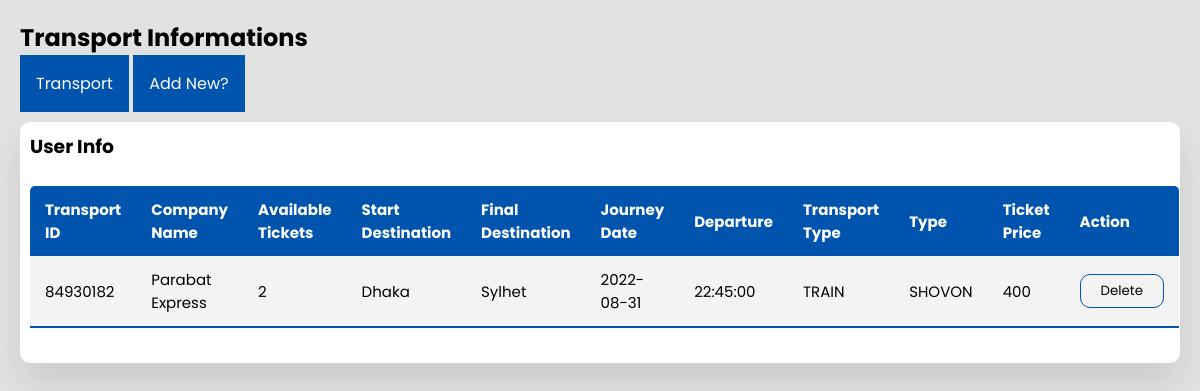
The page /Admin/train.php (signed in) on the database its author committed.
### tables this page shows
CREATE TABLE `transport` (
  `Transport_ID` char(8) NOT NULL,
  `Company` varchar(30) DEFAULT NULL,
  `Available_Tickets` int(11) DEFAULT NULL,
  `Start_Dest` varchar(64) DEFAULT NULL,
  `Final_Dest` varchar(64) DEFAULT NULL,
  `Journey_Date` date DEFAULT NULL,
  `Leave_Time` time DEFAULT NULL,
  `Transport_Type` varchar(5) DEFAULT NULL,
  `Type` char(16) NOT NULL,
  `Ticket_Price` float NOT NULL
);

### Admin/train.php (the view, shortened to what this page needs)
<?php
include 'db.php';
$sql = "SELECT * FROM `transport` WHERE Transport_Type='TRAIN'";
$result   = mysqli_query($conn, $sql);
$row = mysqli_fetch_array($result);
?>
<!DOCTYPE html>
<html lang="en">
<head>
  <link rel="stylesheet" href="style.css" />
  <link rel="stylesheet" href="https://cdnjs.cloudflare.com/ajax/libs/font-awesome/5.15.4/css/all.min.css"/>
</head>
<body>
  <div class="container">
    <section class="main">
      <div class="main-top">
        <h1>Transport Informations</h1>
      </div>
  <div class="dropdown">
    <button class="dropbtn">Transport</button>
  </div>
  <div class="dropdown">
    <button class="dropbtn">Add New?</button>
  </div>
  <section class="Users">
    <div class="User-list">
      <h1>User Info</h1>
      <table class="table">
        <thead>
          <tr>
            <th>Transport ID</th>
            <th>Company Name</th>
            <th>Available Tickets</th>
            <th>Start Destination</th>
            <th>Final Destination</th>
            <th>Journey Date</th>
            <th>Departure</th>
            <th>Transport Type</th>
            <th>Type</th>
            <th>Ticket Price</th>
            <th>Action</th>
          </tr>
        </thead>
        <tbody>
          <form action="./delete.php" method="GET">
        <tr>
                <td><?php echo $row['Transport_ID']?></td>
                <td><?php echo $row['Company']?></td>
                <td><?php echo $row['Available_Tickets']?></td>
                <td><?php echo $row['Start_Dest']?></td>
                <td><?php echo $row['Final_Dest']?></td>
                <td><?php echo $row['Journey_Date']?></td>
                <td><?php echo $row['Leave_Time']?></td>
                <td><?php echo $row['Transport_Type']?></td>
                <td><?php echo $row['Type']?></td>
                <td><?php echo $row['Ticket_Price']?></td>
                <td><button type="submit" value="<?php echo $row['Transport_ID'] ?>" name="id">Delete</button></td>
              </tr>
          </form>
        </tbody>
      </table>
    </div>
  </section>
    </section>
  </div>
</body>
</html>

### Admin/style.css (style rules this page uses)
* { margin: 0; padding: 0; outline: none; border: none; text-decoration: none; box-sizing: border-box; font-family: "Poppins", sans-serif; }
body { background: rgb(226, 226, 226); }
.container { display: flex; }
.main { position: relative; padding: 20px; width: 100%; }
.main-top { display: flex; width: 100%; }
.User-list { width: 100%; padding: 10px; margin-top: 10px; background: #fff; border-radius: 10px; box-shadow: 0 20px 35px rgba(0, 0, 0, 0.1); }
.table { border-collapse: collapse; margin: 25px 0; font-size: 15px; min-width: 100%; overflow: hidden; border-radius: 5px 5px 0 0; }
table thead tr { color: #fff; background: #0054AE; text-align: left; font-weight: bold; }
.table th, .table td { padding: 12px 15px; }
.table tbody tr { border-bottom: 1px solid #ddd; }
.table tbody tr:nth-of-type(odd) { background: #f3f3f3; }
.table tbody tr:last-of-type { border-bottom: 2px solid #0054AE; }
.table button { padding: 6px 20px; border-radius: 10px; cursor: pointer; background: transparent; border: 1px solid #0054AE; }
.dropbtn { background-color: #0054AE; color: white; padding: 16px; font-size: 16px; border: none; cursor: pointer; }
.dropdown { position: relative; display: inline-block; }

### rows shown on the page
transport: Transport_ID "84930182", Company "Parabat Express", Available_Tickets "2", Start_Dest "Dhaka", Final_Dest "Sylhet", Journey_Date "2022-08-31", Leave_Time "22:45:00", Transport_Type "TRAIN", Type "SHOVON", Ticket_Price "400"
